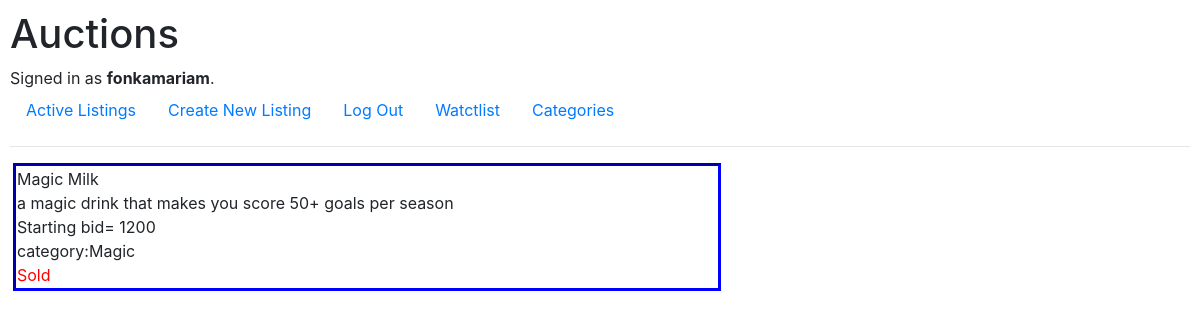
The page / (signed in) on the database its author committed.
### auctions/models.py (models this page shows, shortened)
class User(AbstractUser):
    pass

class Listing(models.Model):
    title= models.CharField(max_length=64)
    starting_bid=models.IntegerField()
    description= models.TextField()
    imageUrl= models.CharField(max_length=512 ,blank=True, null=True)
    category=models.TextField(blank=True, null=True)
    owner= models.ForeignKey( User, on_delete=models.CASCADE, blank=True, null=True, related_name="user")
    watchlist= models.ManyToManyField(User, blank=True, null=True, related_name="wl")
    bought= models.ForeignKey(User, on_delete=models.CASCADE,blank=True, null=True, related_name="bo")
    active=models.BooleanField(default=False)

### auctions/views.py (the view)
# urls.py: path("", views.index, name="index"),
def index(request):
    curr= request.user
    if curr:
        pass
    l= Listing.objects.all()
    return render(request, "auctions/index.html",{"curr":curr,"listings":l,})

### auctions/templates/auctions/index.html (shortened to what this page needs)
{% extends "auctions/layout.html" %}
{% block body %}
{% if listings %}
{% for list in listings %}
{% if list.bought == curr %}
<h1>Congradulations you have won the Auction( {{list.title}})!</h1>
{% else %}
<div class="l1">
    {{list.title}} <br>
    {{list.description}} <br>
    Starting bid= {{list.starting_bid}} <br>
    {% if list.category %}
    category:{{list.category}}
    {% endif %}<br>
    {% if list.active == False %}
    <a href="/{{list.id}}"> Show </a>
    {% else %}
    <div style="color: red;">Sold</div>
    {% endif %}
</div>
    {% endif %}
    {% endfor %}
{% else %}
No listings.
{% endif %}
{% endblock %}

### auctions/templates/auctions/layout.html (shortened to what this page needs)
{% load static %}
<!DOCTYPE html>
<html lang="en">
    <head>
        <link rel="stylesheet" href="https://stackpath.bootstrapcdn.com/bootstrap/4.4.1/css/bootstrap.min.css">
        <link href="{% static 'auctions/styles.css' %}" rel="stylesheet">
    </head>
    <body>
        <h1>Auctions</h1>
        <div>
            {% if user.is_authenticated %}
                Signed in as <strong>{{ user.username }}</strong>.
            {% else %}
                Not signed in.
            {% endif %}
        </div>
        <ul class="nav">
            <li class="nav-item">
                <a class="nav-link" href="{% url 'index' %}">Active Listings</a>
            </li>
            {% if user.is_authenticated %}
            <li class="nav-item">
                <a class="nav-link" href="{% url 'create' %}">Create New Listing</a>
            </li>
            {% endif %}
            {% if user.is_authenticated %}
                <li class="nav-item">
                    <a class="nav-link" href="{% url 'logout' %}">Log Out</a>
                </li>
            {% endif %}
            {% if user.is_authenticated %}
                <li class="nav-item">
                    <a class="nav-link" href="{% url 'show_watchlist' %}"> Watctlist</a>
                </li>
            {% endif %}
            <li class="nav-item">
                <a class="nav-link" href="{% url 'categories' %}">Categories</a>
            </li>
        </ul>
        <hr>
        {% block body %}
        {% endblock %}
    </body>
</html>

### auctions/static/auctions/styles.css (style rules this page uses)
body { padding: 10px; }

### auctions/templates/auctions/index.html (style rules this page uses)
.l1 { border-style:inset; border-width: medium; border-color: blue; width: 60%; display: block; margin-left: 3px; margin-top: 3px; padding: 1px; }

### rows shown on the page
User: username "fonkamariam"
Listing: title "Magic Milk", description "a magic drink that makes you score 50+ goals per season", starting_bid "1200", category "Magic", active "Sold"
